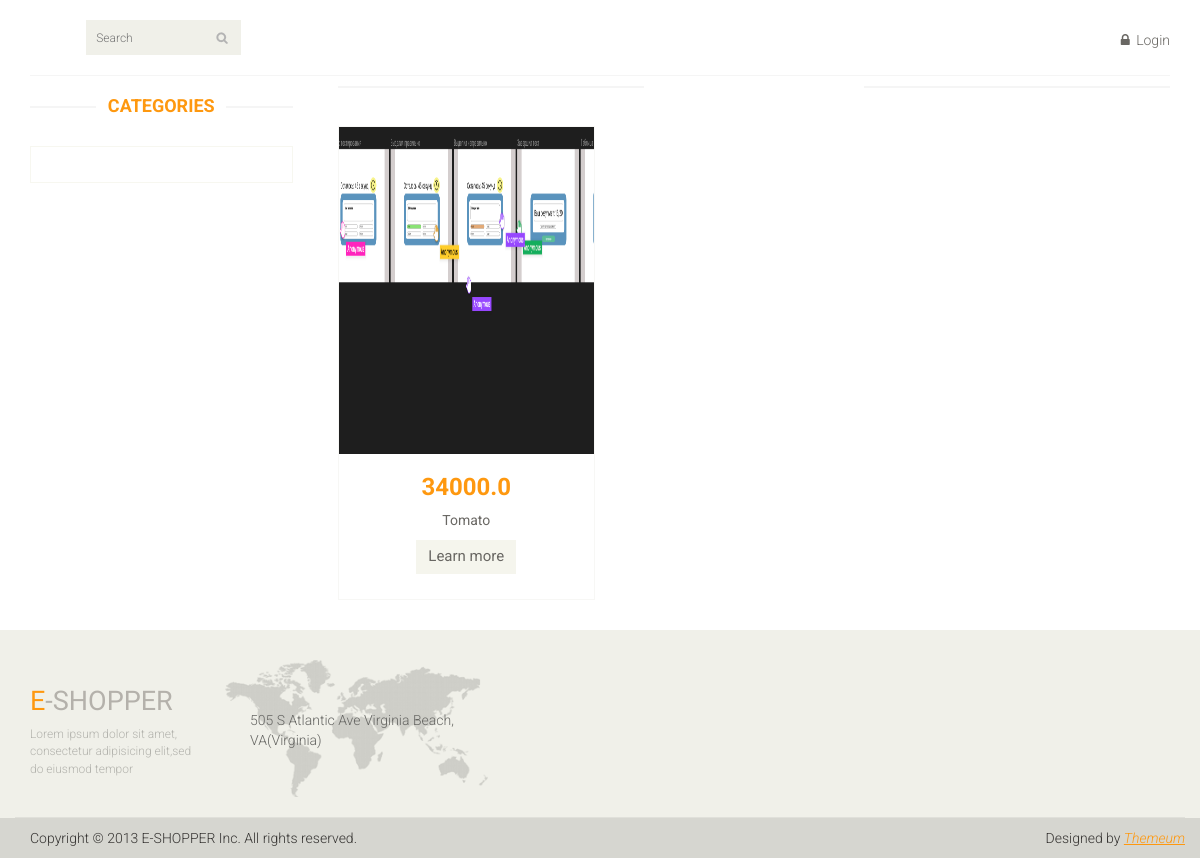
Page /category/1 on the committed database.
### catalog/models.py (models this page shows, shortened)
class Product(models.Model):
    objects = models.Model
    name = models.CharField(max_length=60)
    description = models.CharField(max_length=150)
    product_amount = models.IntegerField()
    price = models.FloatField()
    product_image = models.ImageField(null=True, blank=True, upload_to='media')
    reviews = models.FloatField()
    category_name = models.ForeignKey(Category, on_delete=models.CASCADE)
    added_date = models.DateTimeField(auto_now_add=True)

### catalog/views.py (the view)
# urls.py: path('category/<int:pk>', views.get_category_products),
def get_category_products(request, pk):
    exact_category_products = models.Product.objects.filter(category_name__id=pk)
    context = {'category_products': exact_category_products}
    return render(request, 'category.html', context)

### catalog/templates/category.html (shortened to what this page needs)
{% extends 'index.html' %}
{% block content %}
<section>
		<div class="container">
			<div class="row">
                <div class="col-sm-3">
					<div class="left-sidebar"><br>
						<h2>Categories</h2>
						<div class="panel-group category-products" id="accordian">
						</div>
					</div>
				</div>
				<div class="col-sm-9 padding-right">
					<div class="features_items"><br>
                        {% for product in category_products %}
						<div class="col-sm-4">
							<div class="product-image-wrapper">
								<div class="single-products">
									<div class="productinfo text-center">
										<img src="/{{ product.product_image }}" alt="" />
										<h2>{{ product.price }}</h2>
										<p>{{ product.name }}</p>
										<a href="/product/{{ product.name }}/{{ product.id }}" class="btn btn-default add-to-cart">Learn more</a>
									</div>
								</div>
							</div>
						</div>
                    {% endfor %}
                    </div>
				</div>
			</div>
		</div>
	</section>
{% endblock content %}

### catalog/static/css/main.css (style rules this page uses)
body { font-family: 'Roboto', sans-serif; background:; position: relative; font-weight:400px; }
a { -webkit-transition: 300ms; -moz-transition: 300ms; -o-transition: 300ms; transition: 300ms; }
h1, h2, h3, h4, h5, h6 { font-family: 'Roboto', sans-serif; }
.category-products { border: 1px solid #F7F7F0; margin-bottom: 35px; padding-bottom: 20px; padding-top: 15px; }
.left-sidebar h2, .brands_products h2 { color: #FE980F; font-family: 'Roboto', sans-serif; font-size: 18px; font-weight: 700; margin: 0 auto 30px; text-align: center; text-transform: uppercase; position: relative; z-index:3; }
.left-sidebar h2:after, h2.title:after { content: " "; position: absolute; border: 1px solid #f5f5f5; bottom:8px; left: 0; width: 100%; height: 0; z-index: -2; }
.left-sidebar h2:before { content: " "; position: absolute; background: #fff; bottom: -6px; width: 130px; height: 30px; z-index: -1; left: 50%; margin-left: -65px; }
.padding-right { padding-right: 0; }
.features_items { overflow:hidden; }
.product-image-wrapper { border:1px solid #F7F7F5; overflow: hidden; margin-bottom:30px; }
.single-products { position: relative; }
.productinfo h2 { color: #FE980F; font-family: 'Roboto', sans-serif; font-size: 24px; font-weight: 700; }
.productinfo p { font-family: 'Roboto', sans-serif; font-size: 14px; font-weight: 400; color: #696763; }
.productinfo img { width: 255.48px; height: 326.81px; }
.productinfo { position:relative; }
.add-to-cart { background:#F5F5ED; border: 0 none; border-radius: 0; color: #696763; font-family: 'Roboto', sans-serif; font-size: 15px; margin-bottom: 25px; }

### rows in the picture
Product: product_image (picture), price "34000.0", name "Tomato"
